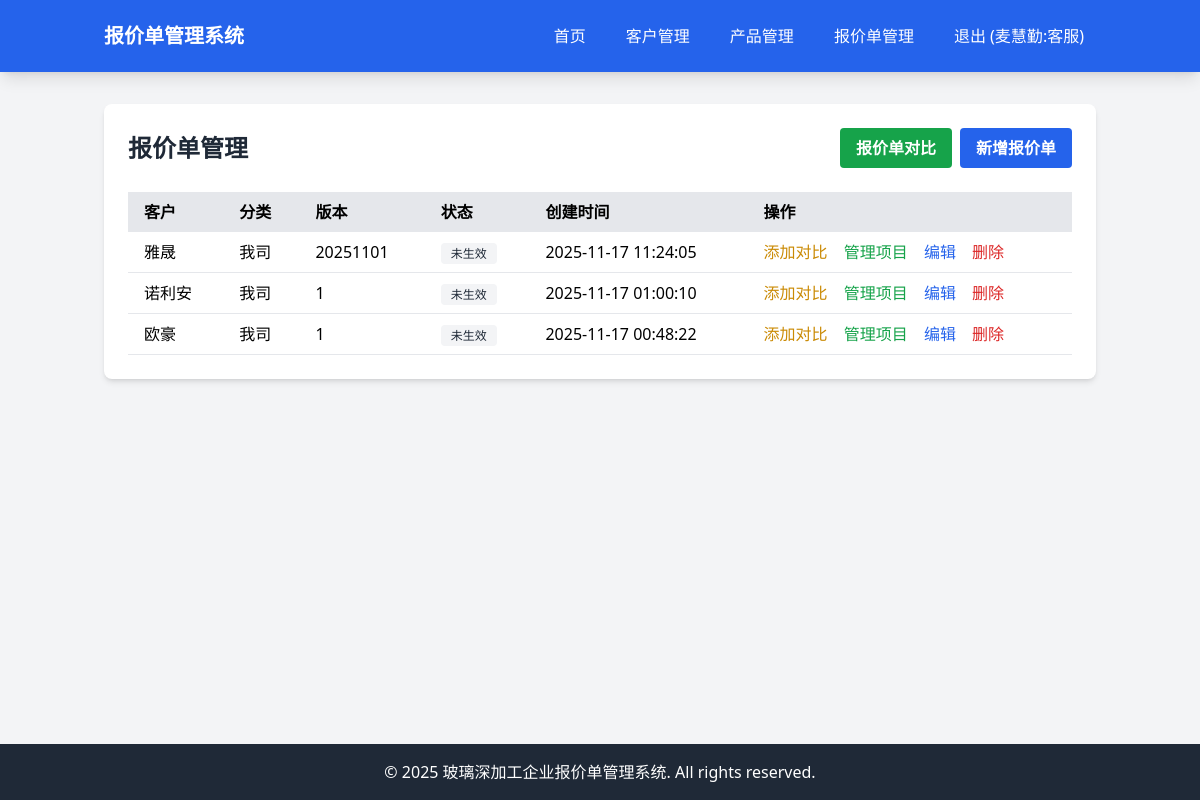
/quotes (signed in), run on an earlier commit of the app's database.
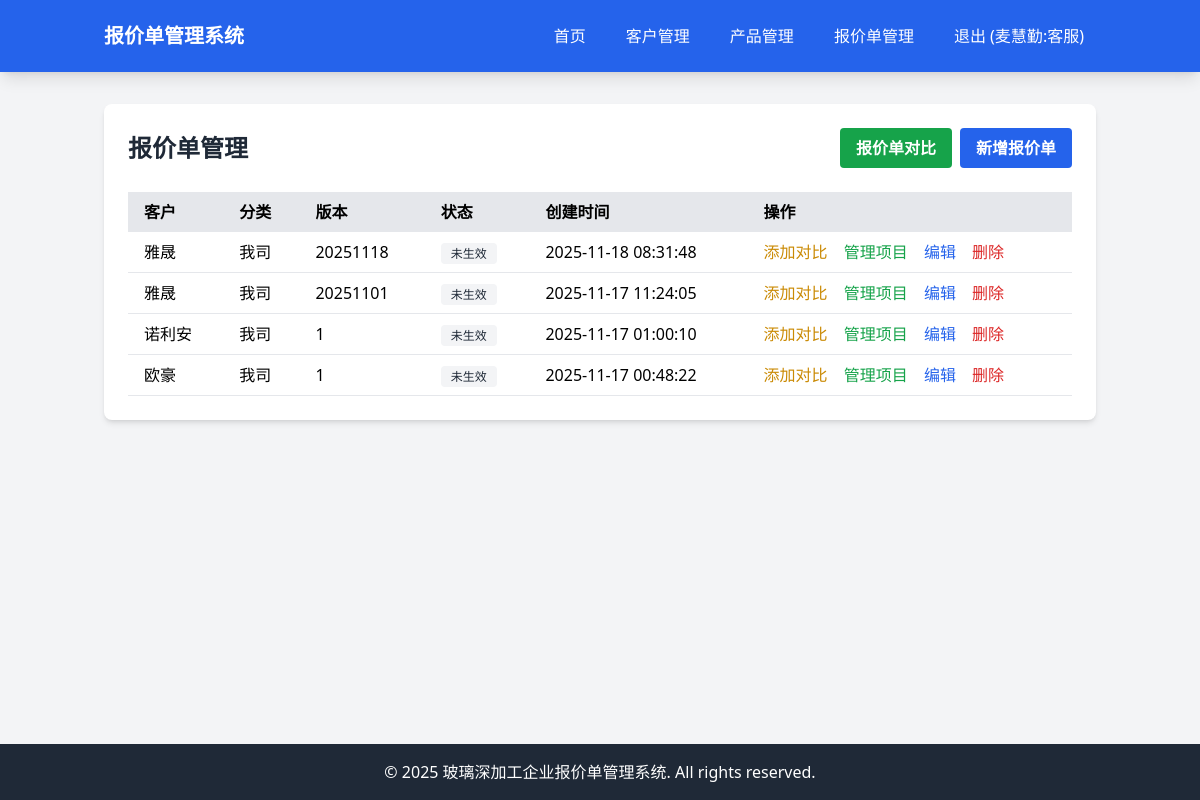
And on a later commit of the database.
### tables this page shows
CREATE TABLE quotes (id INTEGER PRIMARY KEY AUTOINCREMENT, customer_id INTEGER, category VARCHAR(20), version VARCHAR(20), is_active BOOLEAN DEFAULT 0, discount_rate DECIMAL(5, 2) DEFAULT 0, rebate_rate DECIMAL(5, 2) DEFAULT 0, effective_date DATE, expiry_date DATE, created_at DATETIME DEFAULT CURRENT_TIMESTAMP, updated_at DATETIME DEFAULT CURRENT_TIMESTAMP);

CREATE TABLE customers (id INTEGER PRIMARY KEY AUTOINCREMENT, code VARCHAR(10), short_name VARCHAR(100), full_name VARCHAR(200), address TEXT, phone VARCHAR(20), company_name VARCHAR(200), credit_code VARCHAR(50), bank VARCHAR(100), account_number VARCHAR(100), level VARCHAR(50), created_at DATETIME DEFAULT CURRENT_TIMESTAMP, updated_at DATETIME DEFAULT CURRENT_TIMESTAMP);

### app/Controllers/Controller.php (called while the page is built, shortened)
<?php
class Controller
{
    protected $view;
    public function __construct()
    {
        $this->view = new View();
    }
    protected function render($view, $data = [])
    {
        return $this->view->render($view, $data);
    }
}

### app/Controllers/QuoteController.php (called while the page is built, shortened)
<?php
class QuoteController extends Controller
{
    protected $quote;
    protected $customer;
    public function __construct()
    {
        $this->quote = new Quote();
        $this->customer = new Customer();
    }
    public function index()
    {
        $quotes = $this->quote->query()
            ->orderBy('created_at', 'DESC')
            ->get();
        $customers = [];
        foreach ($quotes as $quote) {
            if (!isset($customers[$quote['customer_id']])) {
                $customer = $this->customer->find($quote['customer_id']);
                $customers[$quote['customer_id']] = $customer;
            }
        }
        return $this->render('quotes/index', [
            'quotes' => $quotes,
            'customers' => $customers
        ]);
    }
}

### app/Models/Model.php (called while the page is built, shortened)
<?php
abstract class Model
{
    protected $connection;
    protected $table;
    protected $primaryKey = 'id';
    public function __construct()
    {
        $this->connection = $this->getConnection();
    }
    protected function getConnection()
    {
        static $pdo = null;
        if ($pdo === null) {
            $config = require __DIR__ . '/../../config/database.php';
            $dbConfig = $config['connections'][$config['default']];
            if ($dbConfig['driver'] === 'mysql') {
                $dsn = "mysql:host={$dbConfig['host']};port={$dbConfig['port']};dbname={$dbConfig['database']};charset={$dbConfig['charset']}";
                $username = $dbConfig['username'] ?? '';
                $password = $dbConfig['password'] ?? '';
                $pdo = new PDO($dsn, $username, $password);
            } else {
                $dsn = "sqlite:{$dbConfig['database']}";
                $pdo = new PDO($dsn);
            }
            $pdo->setAttribute(PDO::ATTR_ERRMODE, PDO::ERRMODE_EXCEPTION);
            $pdo->setAttribute(PDO::ATTR_DEFAULT_FETCH_MODE, PDO::FETCH_ASSOC);
        }
        return $pdo;
    }
    public function find($id)
    {
        $stmt = $this->connection->prepare("SELECT * FROM {$this->table} WHERE {$this->primaryKey} = ?");
        $stmt->execute([$id]);
        return $stmt->fetch();
    }
    public function query()
    {
        return new QueryBuilder($this->connection, $this->table);
    }
}

### app/Models/QueryBuilder.php (called while the page is built, shortened)
<?php
class QueryBuilder
{
    protected $connection;
    protected $table;
    protected $bindings = [];
    protected $orderBy = [];
    public function __construct($connection, $table)
    {
        $this->connection = $connection;
        $this->table = $table;
    }
    public function orderBy($column, $direction = 'ASC')
    {
        $this->orderBy[] = "{$column} {$direction}";
        return $this;
    }
    public function get()
    {
        $sql = $this->buildSelectQuery();
        $stmt = $this->connection->prepare($sql);
        $stmt->execute($this->bindings);
        return $stmt->fetchAll();
    }
    protected function buildSelectQuery()
    {
        $sql = "SELECT * FROM {$this->table}";
        if (!empty($this->orderBy)) {
            $sql .= " ORDER BY " . implode(', ', $this->orderBy);
        }
        return $sql;
    }
}

### resources/views/quotes/index.php (the view, shortened to what the changed rows need)
<div class="bg-white rounded-lg shadow-md p-6">
    <div class="flex justify-between items-center mb-6">
        <h1 class="text-2xl font-bold text-gray-800">报价单管理</h1>
    </div>
    <div class="overflow-x-auto">
        <table class="min-w-full bg-white">
            <thead class="bg-gray-200">
                <tr>
                    <th class="py-2 px-4 text-left">客户</th>
                    <th class="py-2 px-4 text-left">分类</th>
                    <th class="py-2 px-4 text-left">版本</th>
                    <th class="py-2 px-4 text-left">状态</th>
                    <th class="py-2 px-4 text-left">创建时间</th>
                    <th class="py-2 px-4 text-left">操作</th>
                </tr>
            </thead>
            <tbody>
                <?php foreach ($quotes as $quote): ?>
                <tr class="border-b">
                    <td class="py-2 px-4">
                        <?= htmlspecialchars($customers[$quote['customer_id']]['short_name'] ?? $customers[$quote['customer_id']]['full_name'] ?? '未知客户') ?>
                    </td>
                    <td class="py-2 px-4"><?= htmlspecialchars($quote['category']) ?></td>
                    <td class="py-2 px-4"><?= htmlspecialchars($quote['version']) ?></td>
                    <td class="py-2 px-4">
                        <?php if ($quote['is_active']): ?>
                            <span class="bg-green-100 text-green-800 text-xs font-medium px-2.5 py-0.5 rounded">生效</span>
                        <?php else: ?>
                            <span class="bg-gray-100 text-gray-800 text-xs font-medium px-2.5 py-0.5 rounded">未生效</span>
                        <?php endif; ?>
                    </td>
                    <td class="py-2 px-4"><?= htmlspecialchars($quote['created_at']) ?></td>
                    <td class="py-2 px-4">
                        <button type="button" class="add-to-compare text-yellow-600 hover:text-yellow-900 mr-3" data-quote-id="<?= $quote['id'] ?>" data-quote-version="<?= htmlspecialchars($quote['version']) ?>">
                            添加对比
                        </button>
                        <a href="/quotes/<?= $quote['id'] ?>/items" class="text-green-600 hover:text-green-900 mr-3">管理项目</a>
                        <a href="/quotes/edit/<?= $quote['id'] ?>" class="text-blue-600 hover:text-blue-900 mr-3">编辑</a>
                        <a href="/quotes/delete/<?= $quote['id'] ?>" class="text-red-600 hover:text-red-900"
                           onclick="return confirm('确定要删除这个报价单吗？')">删除</a>
                    </td>
                </tr>
                <?php endforeach; ?>
            </tbody>
        </table>
    </div>
</div>

What changed in the data, as far as the page shows it:
added quotes: customer.short_name "雅晟", category "我司", version "20251118", is_active "未生效", created_at "2025-11-18 08:31:48"
